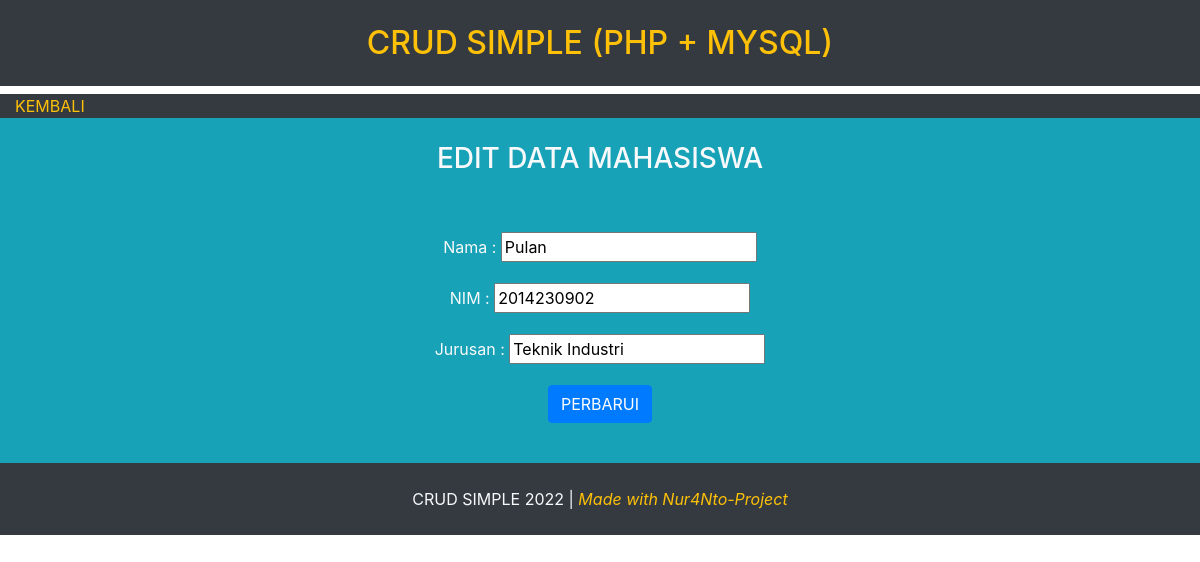
/edit.php?id=11, run on the app's committed database.
### tables this page shows
CREATE TABLE `mahasiswa` (
  `id` int(11) NOT NULL,
  `nama` varchar(50) NOT NULL,
  `nim` int(11) NOT NULL,
  `jurusan` varchar(50) NOT NULL
);

### edit.php (the view, shortened to what this page needs)
<!DOCTYPE html>
<html>
<head>
	<link rel="stylesheet" href="https://cdn.jsdelivr.net/npm/bootstrap@4.0.0/dist/css/bootstrap.min.css">
</head>
<body>
	<div class="container-fluid bg-dark">
		<h2 class="text-center p-4 text-warning">CRUD SIMPLE (PHP + MYSQL)</h2>
	</div>
	<div class="container-fluid bg-dark">
		<a class="text-warning" href="index.php">KEMBALI</a>
	</div>
	<?php
	include 'koneksi.php';
	$id = $_GET['id'];
	$data = mysqli_query($koneksi, "select * from mahasiswa where id='$id'");
	while ($d = mysqli_fetch_array($data)) {
	?>
		<div class="shadow-lg bg-info">
			<h3 class="text-center p-4 py-4 text-light">EDIT DATA MAHASISWA</h3>
			<div class="container-fluid py-4">
				<form class="align-items-center text-center" method="post" action="update.php">
					<table>
						<div class="form-group">
							<label class="text-light">Nama : </label>
							<input type="text" name="nama" value="<?php echo $d['nama']; ?>">
						</div>
						<div class="form-group">
							<label class="text-light">NIM : </label>
							<input type="text" name="nim" value="<?php echo $d['nim']; ?>">
						</div>
						<div class="form-group">
							<label class="text-light">Jurusan : </label>
							<input type="text" name="jurusan" value="<?php echo $d['jurusan']; ?>">
						</div>
						<div class="form-group">
							<input class="btn btn-primary" type="submit" value="PERBARUI">
						</div>
					</table>
				</form>
			</div>
		</div>
		<div class="p-4 bg-dark">
			<div class="text-center text-light">
				CRUD SIMPLE 2022 |<i class="text-warning"> Made with Nur4Nto-Project</i>
			</div>
		</div>
	<?php
	}
	?>
</body>
</html>

### data on the page
mahasiswa: nama "Pulan", nim "2014230902", jurusan "Teknik Industri"
